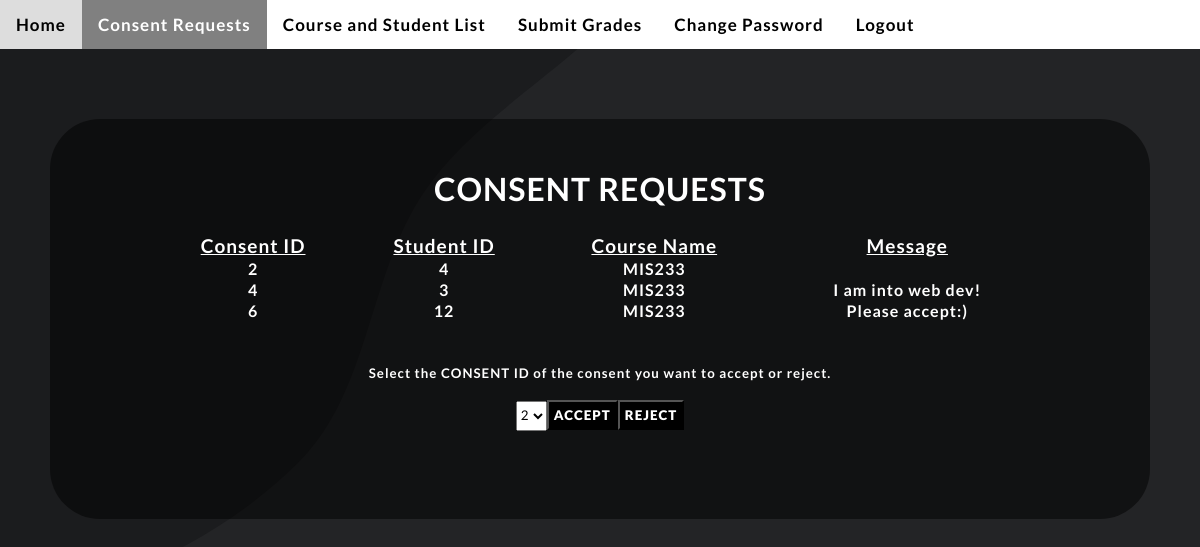
Page /professor/consents.php (signed in) on the committed database.
### tables this page shows
CREATE TABLE `consents` (
  `consentid` int(11) NOT NULL,
  `studentid` int(11) NOT NULL,
  `courseid` int(11) NOT NULL,
  `result` int(11) NOT NULL,
  `message` varchar(80) DEFAULT NULL
);

CREATE TABLE `courses` (
  `course_code` varchar(11) NOT NULL,
  `course_name` text NOT NULL,
  `course_professor` text NOT NULL,
  `course_info` text NOT NULL,
  `course_quota` int(11) NOT NULL,
  `course_finaldate` date NOT NULL,
  `course_consent` text NOT NULL,
  `courseid` int(11) DEFAULT NULL
);

### professor/consents.php (the view, shortened to what this page needs)
<!DOCTYPE html>
<html lang="en">
<head>
    <link rel="stylesheet" href="../style.css">
    <link rel="stylesheet" href="../styleusrs.css">
</head>
<body>
<?php
$db = new mysqli("127.0.0.1","root","","education_sys");
?>
<div class="topnav">
    <a  href="professorMain.php">Home</a>
    <a href ="consents.php" class="active">Consent Requests</a>
    <a href="list.php">Course and Student List</a>
    <a href="submitGrades.php">Submit Grades</a>
    <a href="changePass.php">Change Password</a>
    <a href="../admin/logout.php">Logout</a>
</div>
<div style="background-color:rgba(0,0,0,.5);padding:50px;margin:50px;min-height:400px;border-radius:50px;margin-top:70px;font-weight:bolder;">
    <h1>CONSENT REQUESTS</h1><br>
    <?php
    $value = $_SESSION["Username"];
    $result = $db ->query("SELECT con.consentid, con.studentid, con.courseid, con.result, c.course_professor,c.course_name,con.message,c.course_code,u.rName, u.Surname FROM consents con,courses c, users u  WHERE c.courseid = con.courseid AND c.course_professor = u.Surname AND u.Username= '$value' AND result = 0;");
    echo "<form action='consents.php' method='post'>";
    echo "<table style='width:900px;padding:5px;margin:0 auto;text-align:center;'>";
    echo  "<tr style='text-decoration: underline; font-size:19px;'><td>Consent ID</td><td>Student ID</td><td>Course Name</td><td>Message</td></tr>";
    while ($row = mysqli_fetch_assoc($result)){
        echo "<tr>"
            ."<td>" .$row["consentid"]. "</td>"
            ."<td>" .$row["studentid"]. "</td>"
            ."<td>" .$row["course_code"]. "</td>"
            ."<td>" .$row["message"]. "</td>"
            ."</tr>";
    }
    echo "</table>";
    echo "<br><br><h5>Select the CONSENT ID of the consent you want to accept or reject.</h5>";
    $chooseCon = $db ->query("SELECT con.consentid,con.courseid FROM consents con,courses cr,users u WHERE cr.courseid = con.courseid  AND cr.course_professor = u.Surname AND u.Username = '$value' AND con.result ='0'");
    echo"<br>";
    echo "<select name='consChoose' required>";
                    while($consChoose=mysqli_fetch_row($chooseCon)){
                        echo "<option value='$consChoose[0]'>" . $consChoose[0] . "</option>";
                    }
                    echo "</select>";
                    echo "<input id='acceptBtn' name='accept' type='submit' value='ACCEPT' style='background-color:black;color:white;font-weight:bolder;padding:5px;'>";
    echo "<input id='rejectBtn' name='reject' type='submit' value='REJECT' style='background-color:black;color:white;font-weight:bolder;padding:5px;'>";
    echo "</form>";
    echo "<br>";
    ?>
</div>
</body>
</html>

### style.css (style rules this page uses)
* { margin: 0; padding: 0; box-sizing: border-box; color:white; font-family: Lato, sans-serif; letter-spacing: 1px; }
body { text-align:center; background-color:black; }
input { padding:3px; color:black; }

### styleusrs.css (style rules this page uses)
body, html { height: 100%; }
body { background-size: cover; background-repeat:no-repeat; background-attachment: fixed; text-align:center; margin: 0 auto; }
.topnav { overflow: hidden; background-color: white; }
.topnav a { float:left; color: black; text-align: center; padding: 14px 16px; text-decoration: none; font-size: 17px; font-weight: bolder; }
.topnav a.active { background-color: grey; color: white; }
form { margin-left:0px; background: none; width: inherit; margin:0 auto; }
input { height:30px; color:black; }
select { color:black; height:30px; }
option { color:black; }

### rows in the picture
consents: consentid "2", studentid "4", courses.course_code "MIS233"
consents: consentid "4", studentid "3", courses.course_code "MIS233", message "I am into web dev!"
consents: consentid "6", studentid "12", courses.course_code "MIS233", message "Please accept:)"

### other values in the picture
form field consChoose "2"
